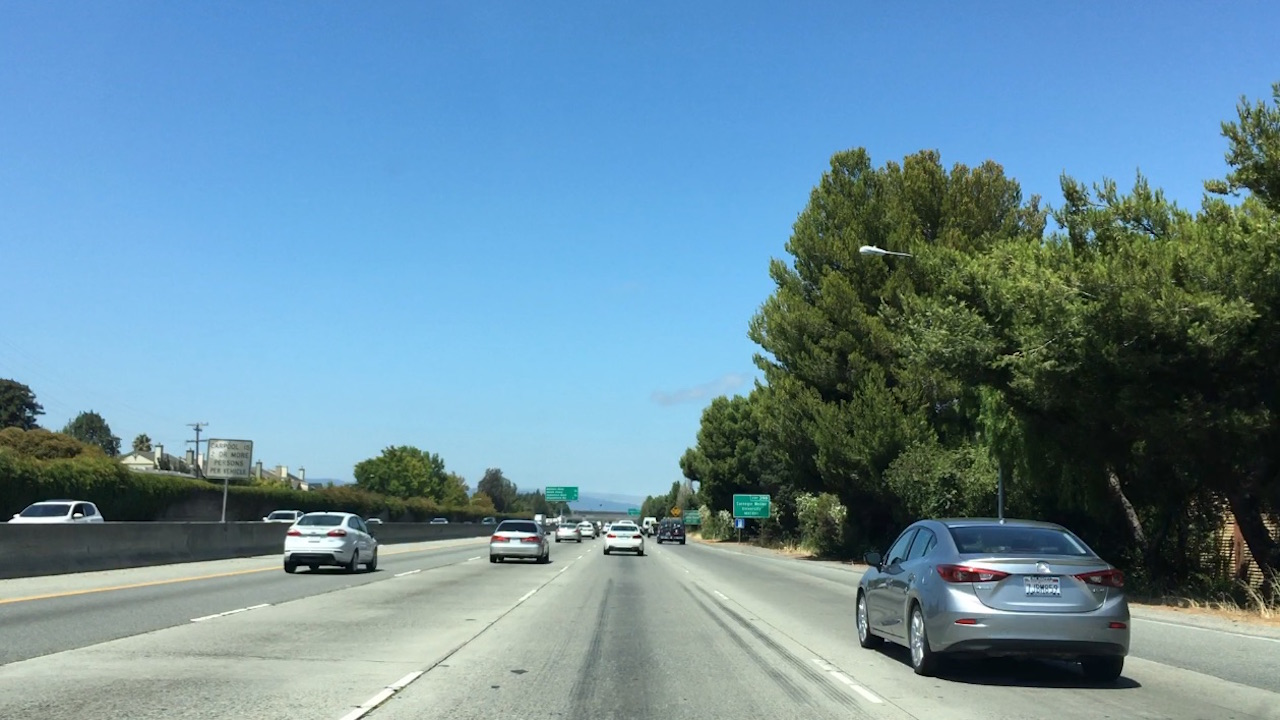
#> input picture Lesson 17 - Project - Vehicle Detection/images/bbox-example-image.jpg, 1280 x 720 px
$ jupyter execute --allow-errors Lessons.ipynb   (shell and % lines are left out)   (older library calls are emulated)
#> lines starting #> are read from the running program, lines starting #| are printed output that depends on the picture; after the words box and inside, x2 and y2 are one past the last pixel; in counts of white or black regions, pixels touching at a corner belong together
### Lesson 17 - Project - Vehicle Detection/utilities.py
import cv2
import numpy as np
from skimage.feature import hog


# Define a function to compute binned color features
# [36 lines left out: functions bin_spatial, color_hist, convert_color, not called in this run]


def draw_boxes(img, bboxes, color=(0, 0, 255), thick=6):
    # make a copy of the image
    draw_img = np.copy(img)
    # Iterate through the bounding boxes
    for bbox in bboxes:
        # Draw a rectangle given bbox coordinates
        cv2.rectangle(draw_img, bbox[0], bbox[1], color, thick)
    # draw each bounding box on your image copy using cv2.rectangle()
    # return the image copy with boxes drawn
    return draw_img # Change this line to return image copy with boxes


# Define a function to return HOG features and visualization
# [25 lines left out: function get_hog_features, not called in this run]

### Lesson 17 - Project - Vehicle Detection/Lessons.ipynb
# Module 5: Manual Vehicle Detection

[cell 1]
import numpy as np
import cv2
import matplotlib.pyplot as plt
import matplotlib.image as mpimg
from utilities import draw_boxes


image = mpimg.imread('./images/bbox-example-image.jpg')
#> image is the input picture: shape (720, 1280, 3); mean R, G, B 105, 140.8, 158.7

# Define a function that takes an image, a list of bounding boxes,
# and optional color tuple and line thickness as inputs
# then draws boxes in that color on the output

# Add bounding boxes in this format, these are just example coordinates.
bboxes = [
    ((275, 572), (380, 510)),
    ((488, 563), (549, 518)),
    ((554, 543), (582, 522)),
    ((601, 555), (646, 522)),
    ((657, 545), (685, 517)),
    ((849, 678), (1135, 512))
]

result = draw_boxes(image, bboxes)
#> after the loop in draw_boxes, `for bbox in bboxes:`:
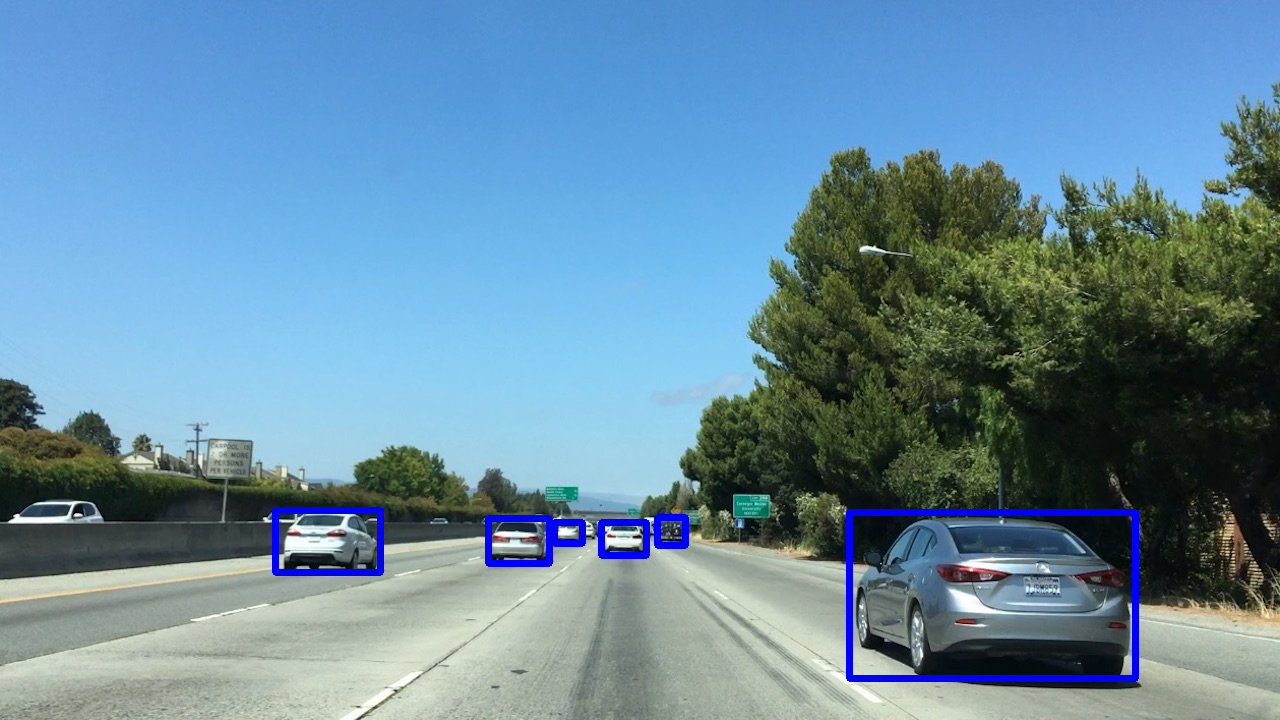
#> draw_img: shape (720, 1280, 3); 1.36% of pixels changed, all inside (x1, y1, x2, y2) = (272, 507, 1139, 682)
plt.figure(figsize=(15, 15))
plt.imshow(result);

# Module 12: Histograms of Color

[cell 2]
import numpy as np
import cv2
import matplotlib.pyplot as plt
import matplotlib.image as mpimg

image = mpimg.imread('images/cutout1.jpg')
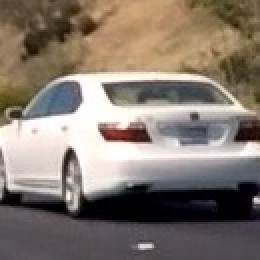
#> input picture Lesson 17 - Project - Vehicle Detection/images/cutout1.jpg, 130 x 130 px (shown 2 times larger)
#> image is the input picture: shape (130, 130, 3); mean R, G, B 132.3, 121, 111.2

# Define a function to compute color histogram features
def color_hist(img, nbins=32, bins_range=(0, 256)):
    # Compute the histogram of the RGB channels separately
#> called with nbins = 32, bins_range = (0, 256)
    rhist = np.histogram(img[:,:,0], bins=nbins, range=bins_range)
    ghist = np.histogram(img[:,:,1], bins=nbins, range=bins_range)
    bhist = np.histogram(img[:,:,2], bins=nbins, range=bins_range)
    # Generating bin centers
    bin_edges = rhist[1]
#> bin_edges = 33 values from 0 to 256
    bin_centers = (bin_edges[1:]  + bin_edges[0:len(bin_edges)-1])/2
#> bin_centers = 32 values from 4 to 252
    # Concatenate the histograms into a single feature vector
    hist_features = np.concatenate((rhist[0], ghist[0], bhist[0]))
#> hist_features = 96 values, max 2157 at index 74, min 87 at index 3, mean 528.1
    # Return the individual histograms, bin_centers and feature vector
    return rhist, ghist, bhist, bin_centers, hist_features

rh, gh, bh, bincen, feature_vec = color_hist(image, nbins=32, bins_range=(0, 256))
#> bincen = 32 values from 4 to 252; feature_vec has the same summary as hist_features in color_hist

# Plot a figure with all three bar charts
if rh is not None:
    fig = plt.figure(figsize=(12,3))
    plt.subplot(131)
    plt.bar(bincen, rh[0])
    plt.xlim(0, 256)
    plt.title('R Histogram')
    plt.subplot(132)
    plt.bar(bincen, gh[0])
    plt.xlim(0, 256)
    plt.title('G Histogram')
    plt.subplot(133)
    plt.bar(bincen, bh[0])
    plt.xlim(0, 256)
    plt.title('B Histogram')
    fig.tight_layout()
else:
    print('Your function is returning None for at least one variable...')
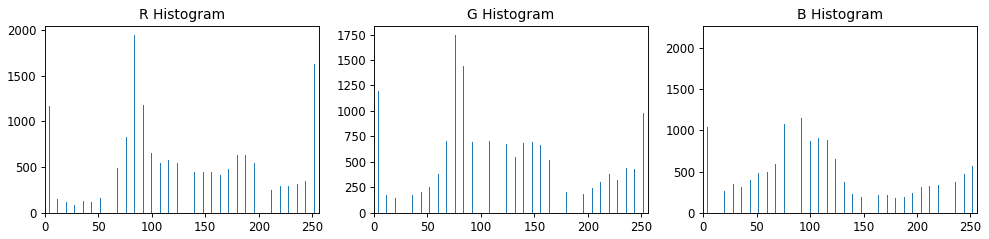
#> figure drawn by matplotlib, 3 panels; panel 1: tallest bar 1947 high, from x = 83.6 to 84.4; panel 2: tallest bar 1746 high, from x = 75.6 to 76.4; panel 3: tallest bar 2157 high, from x = 83.6 to 84.4

# Module 15: Explore Color Space

[cell 3]
import cv2
import numpy as np
import matplotlib.pyplot as plt
from mpl_toolkits.mplot3d import Axes3D


def plot3d(pixels, colors_rgb,
        axis_labels=list("RGB"), axis_limits=[(0, 255), (0, 255), (0, 255)]):
    """Plot pixels in 3D."""

    # Create figure and 3D axes
    fig = plt.figure(figsize=(8, 8))
    ax = Axes3D(fig)

    # Set axis limits
    ax.set_xlim(*axis_limits[0])
    ax.set_ylim(*axis_limits[1])
    ax.set_zlim(*axis_limits[2])

    # Set axis labels and sizes
    ax.tick_params(axis='both', which='major', labelsize=14, pad=8)
    ax.set_xlabel(axis_labels[0], fontsize=16, labelpad=16)
    ax.set_ylabel(axis_labels[1], fontsize=16, labelpad=16)
    ax.set_zlabel(axis_labels[2], fontsize=16, labelpad=16)

    # Plot pixel values with colors given in colors_rgb
    ax.scatter(
        pixels[:, :, 0].ravel(),
        pixels[:, :, 1].ravel(),
        pixels[:, :, 2].ravel(),
        c=colors_rgb.reshape((-1, 3)), edgecolors='none')

    return ax  # return Axes3D object for further manipulation


# Read a color image
img = cv2.imread("images/cutout1.jpg")

# Select a small fraction of pixels to plot by subsampling it
scale = max(img.shape[0], img.shape[1], 64) / 64  # at most 64 rows and columns
img_small = cv2.resize(img, (np.int(img.shape[1] / scale), np.int(img.shape[0] / scale)), interpolation=cv2.INTER_NEAREST)
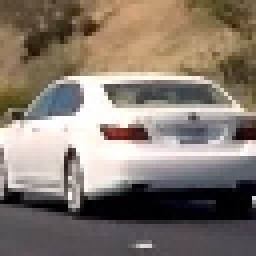
#> img_small: shape (64, 64, 3) (shown 4 times larger); mean B, G, R 111.3, 121.5, 132.9

# Convert subsampled image to desired color space(s)
img_small_RGB = cv2.cvtColor(img_small, cv2.COLOR_BGR2RGB)  # OpenCV uses BGR, matplotlib likes RGB
img_small_HSV = cv2.cvtColor(img_small, cv2.COLOR_BGR2HSV)
#> img_small_HSV: shape (64, 64, 3); mean H, S, V 61.4, 65.2, 134.6
#> (the rest of the program and of its run is left out)
